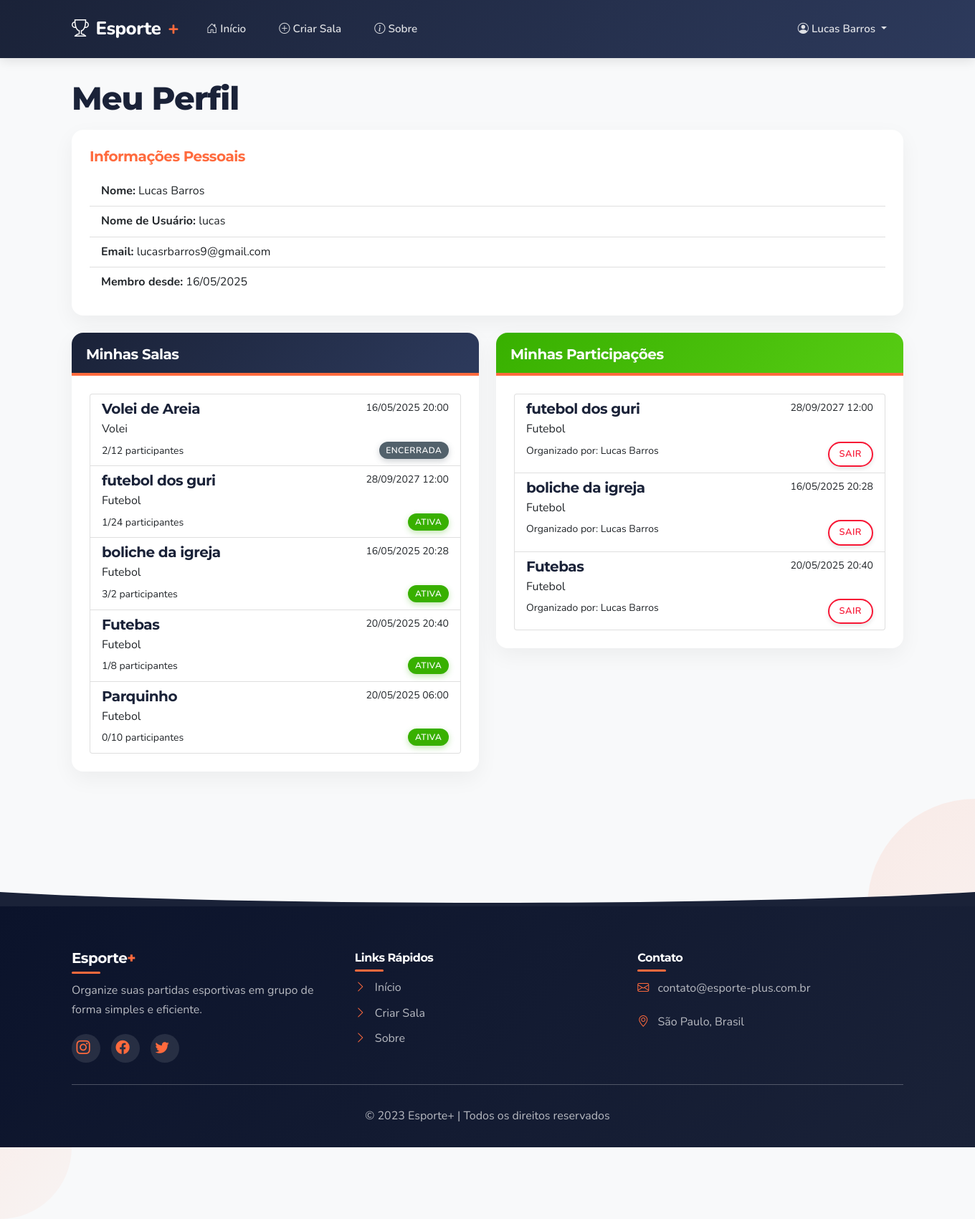
/auth/perfil (signed in), run on the app's committed database.
### app/models/models.py (models this page shows, shortened)
class User(db.Model, UserMixin):
    __tablename__ = 'users'
    id = db.Column(db.Integer, primary_key=True)
    username = db.Column(db.String(50), unique=True, nullable=False)
    email = db.Column(db.String(100), unique=True, nullable=False)
    password_hash = db.Column(db.String(200), nullable=False)
    name = db.Column(db.String(100), nullable=False)
    created_at = db.Column(db.DateTime, default=datetime.utcnow)
    is_active = db.Column(db.Boolean, default=True)
    rooms_created = db.relationship('Room', backref='creator', lazy=True, foreign_keys='Room.creator_id')
    participations = db.relationship('Participant', backref='user', lazy=True)

class Room(db.Model):
    __tablename__ = 'rooms'
    id = db.Column(db.Integer, primary_key=True)
    name = db.Column(db.String(100), nullable=False)
    sport = db.Column(db.String(50), nullable=False)
    date = db.Column(db.DateTime, nullable=False)
    max_participants = db.Column(db.Integer, nullable=False)
    description = db.Column(db.Text, nullable=True)
    link_code = db.Column(db.String(10), unique=True, nullable=False)
    created_at = db.Column(db.DateTime, default=datetime.utcnow)
    is_active = db.Column(db.Boolean, default=True)
    creator_id = db.Column(db.Integer, db.ForeignKey('users.id'), nullable=False)
    is_private = db.Column(db.Boolean, default=False)
    location = db.Column(db.String(200), nullable=True)
    city = db.Column(db.String(100), nullable=False)
    valor = db.Column(db.Float, nullable=False, default=0.0)  # Valor por participante
    court_id = db.Column(db.Integer, db.ForeignKey('courts.id'), nullable=True)
    duration_hours = db.Column(db.Float, nullable=False, default=1.0)  # Duração em horas
    end_time = db.Column(db.DateTime, nullable=True)  # Horário de término calculado
    participants = db.relationship('Participant', backref='room', lazy=True)
    def get_active_participants(self):
        active_participants = [p for p in self.participants if p.is_active]
        active_participants.sort(key=lambda p: p.registered_at)
        print(f"Sala {self.name} (ID: {self.id}) - Participantes ativos: {len(active_participants)}")
        for i, p in enumerate(active_participants):
            status = "Confirmado" if i < self.max_participants else "Lista de espera"
            print(f"  {i+1}. {p.user.name} - Registrado em: {p.registered_at} - Status: {status}")
        return active_participants

class Participant(db.Model):
    __tablename__ = 'participants'
    id = db.Column(db.Integer, primary_key=True)
    user_id = db.Column(db.Integer, db.ForeignKey('users.id'), nullable=False)
    room_id = db.Column(db.Integer, db.ForeignKey('rooms.id'), nullable=False)
    registered_at = db.Column(db.DateTime, default=datetime.utcnow)
    is_active = db.Column(db.Boolean, default=True)
    checked_in = db.Column(db.Boolean, default=False)
    pagamento_status = db.Column(db.String(20), default='pendente')  # pendente, pago, cancelado
    pagamento_data = db.Column(db.DateTime, nullable=True)
    pagamento_metodo = db.Column(db.String(50), nullable=True)
    observacoes = db.Column(db.Text, nullable=True)

### app/controllers/auth_routes.py (the view)
@auth_bp.route('/perfil')
@login_required
def profile():
    rooms_created = current_user.rooms_created
    participations = db.session.query(Participant, Room).join(Room).filter(
        Participant.user_id == current_user.id,
        Participant.is_active == True
    ).all()
    return render_template('auth/profile.html',
                          rooms_created=rooms_created,
                          participations=participations)

### app/__init__.py (called while the page is built)
def create_app():
    app = Flask(__name__)
    app.config['SECRET_KEY'] = os.environ.get('SECRET_KEY', 'chave_secreta_padrao')
    app.config['SQLALCHEMY_DATABASE_URI'] = 'sqlite:///esportes.db'
    app.config['SQLALCHEMY_TRACK_MODIFICATIONS'] = False
    db.init_app(app)
    login_manager.init_app(app)
    from app.controllers.main_routes import main_bp
    from app.controllers.room_routes import room_bp
    from app.controllers.auth_routes import auth_bp
    from app.controllers.admin_controller import admin_bp
    app.register_blueprint(main_bp)
    app.register_blueprint(room_bp)
    app.register_blueprint(auth_bp)
    app.register_blueprint(admin_bp)
    from app.models.models import User
    @login_manager.user_loader
    def load_user(user_id):
        return User.query.get(int(user_id))
    with app.app_context():
        db.create_all()
    return app

### app/templates/auth/profile.html (shortened to what this page needs)
{% extends 'layout.html' %}
{% block content %}
<div class="row">
    <div class="col-md-12">
        <h1>Meu Perfil</h1>
        <div class="card mb-4">
            <div class="card-body">
                <h5 class="card-title">Informações Pessoais</h5>
                <ul class="list-group list-group-flush">
                    <li class="list-group-item"><strong>Nome:</strong> {{ current_user.name }}</li>
                    <li class="list-group-item"><strong>Nome de Usuário:</strong> {{ current_user.username }}</li>
                    <li class="list-group-item"><strong>Email:</strong> {{ current_user.email }}</li>
                    <li class="list-group-item"><strong>Membro desde:</strong> {{ current_user.created_at.strftime('%d/%m/%Y') }}</li>
                </ul>
            </div>
        </div>
    </div>
</div>
<div class="row">
    <div class="col-md-6">
        <div class="card">
            <div class="card-header bg-primary text-white">
                <h5 class="mb-0">Minhas Salas</h5>
            </div>
            <div class="card-body">
                {% if rooms_created %}
                    <div class="list-group">
                        {% for room in rooms_created %}
                            <a href="{{ url_for('room.view_room', link_code=room.link_code) }}" class="list-group-item list-group-item-action">
                                <div class="d-flex w-100 justify-content-between">
                                    <h5 class="mb-1">{{ room.name }}</h5>
                                    <small>{{ room.date.strftime('%d/%m/%Y %H:%M') }}</small>
                                </div>
                                <p class="mb-1">{{ room.sport }}</p>
                                <small>{{ room.get_active_participants()|length }}/{{ room.max_participants }} participantes</small>
                                {% if room.is_active %}
                                    <span class="badge bg-success float-end">Ativa</span>
                                {% else %}
                                    <span class="badge bg-secondary float-end">Encerrada</span>
                                {% endif %}
                            </a>
                        {% endfor %}
                    </div>
                {% else %}
                    <p class="text-muted">Você ainda não criou nenhuma sala.</p>
                    <a href="{{ url_for('room.create_room') }}" class="btn btn-primary">Criar Sala</a>
                {% endif %}
            </div>
        </div>
    </div>
    <div class="col-md-6">
        <div class="card">
            <div class="card-header bg-success text-white">
                <h5 class="mb-0">Minhas Participações</h5>
            </div>
            <div class="card-body">
                {% if participations %}
                    <div class="list-group">
                        {% for participant, room in participations %}
                            <a href="{{ url_for('room.view_room', link_code=room.link_code) }}" class="list-group-item list-group-item-action">
                                <div class="d-flex w-100 justify-content-between">
                                    <h5 class="mb-1">{{ room.name }}</h5>
                                    <small>{{ room.date.strftime('%d/%m/%Y %H:%M') }}</small>
                                </div>
                                <p class="mb-1">{{ room.sport }}</p>
                                <small>Organizado por: {{ room.creator.name }}</small>
                                <button class="btn btn-sm btn-outline-danger float-end"
                                        onclick="if(confirm('Tem certeza que deseja sair desta sala?')) window.location.href='{{ url_for('room.leave_room', link_code=room.link_code) }}'">
                                    Sair
                                </button>
                            </a>
                        {% endfor %}
                    </div>
                {% else %}
                    <p class="text-muted">Você ainda não está participando de nenhuma sala.</p>
                    <a href="{{ url_for('main.index') }}" class="btn btn-success">Encontrar Salas</a>
                {% endif %}
            </div>
        </div>
    </div>
</div>
{% endblock %}

### app/templates/layout.html (shortened to what this page needs)
<!DOCTYPE html>
<html lang="pt-BR">
<head>
    <link href="https://cdn.jsdelivr.net/npm/bootstrap@5.1.3/dist/css/bootstrap.min.css" rel="stylesheet">
    <link rel="stylesheet" href="https://cdn.jsdelivr.net/npm/bootstrap-icons@1.8.1/font/bootstrap-icons.css">
    <link rel="stylesheet" href="{{ url_for('static', filename='css/style.css') }}">
    <link rel="stylesheet" href="https://unpkg.com/aos@next/dist/aos.css" />
</head>
<body>
    <nav class="navbar navbar-expand-lg navbar-dark sticky-top">
        <div class="container">
            <a class="navbar-brand" href="{{ url_for('main.index') }}">
                <i class="bi bi-trophy"></i>Esporte<span class="text-secondary">+</span>
            </a>
            <div class="collapse navbar-collapse" id="navbarNav">
                <ul class="navbar-nav me-auto">
                    <li class="nav-item">
                        <a class="nav-link {% if request.path == url_for('main.index') %}active{% endif %}" href="{{ url_for('main.index') }}">
                            <i class="bi bi-house-door"></i> Início
                        </a>
                    </li>
                    {% if current_user.is_authenticated %}
                    <li class="nav-item">
                        <a class="nav-link {% if request.path == url_for('room.create_room') %}active{% endif %}" href="{{ url_for('room.create_room') }}">
                            <i class="bi bi-plus-circle"></i> Criar Sala
                        </a>
                    </li>
                    {% endif %}
                    <li class="nav-item">
                        <a class="nav-link {% if request.path == url_for('main.about') %}active{% endif %}" href="{{ url_for('main.about') }}">
                            <i class="bi bi-info-circle"></i> Sobre
                        </a>
                    </li>
                </ul>
                <ul class="navbar-nav">
                    {% if current_user.is_authenticated %}
                        <li class="nav-item dropdown">
                            <a class="nav-link dropdown-toggle" href="#" id="navbarDropdown" role="button" data-bs-toggle="dropdown" aria-expanded="false">
                                <i class="bi bi-person-circle"></i> {{ current_user.name }}
                            </a>
                        </li>
                    {% endif %}
                </ul>
            </div>
        </div>
    </nav>
    <div class="container main-container">
        <div class="fade-in content-visible">
            {% block content %}{% endblock %}
        </div>
    </div>
    <footer class="footer">
        <div class="circle-decoration top-right"></div>
        <div class="circle-decoration bottom-left"></div>
        <div class="container">
            <div class="row">
                <div class="col-md-4">
                    <h5>Esporte<span class="text-secondary">+</span></h5>
                    <p>Organize suas partidas esportivas em grupo de forma simples e eficiente.</p>
                    <div class="social-icons mt-3">
                        <a href="#" class="social-icon"><i class="bi bi-instagram"></i></a>
                        <a href="#" class="social-icon"><i class="bi bi-facebook"></i></a>
                        <a href="#" class="social-icon"><i class="bi bi-twitter"></i></a>
                    </div>
                </div>
                <div class="col-md-4">
                    <h6>Links Rápidos</h6>
                    <ul class="list-unstyled">
                        <li><a href="{{ url_for('main.index') }}"><i class="bi bi-chevron-right"></i> Início</a></li>
                        <li><a href="{{ url_for('room.create_room') }}"><i class="bi bi-chevron-right"></i> Criar Sala</a></li>
                        <li><a href="{{ url_for('main.about') }}"><i class="bi bi-chevron-right"></i> Sobre</a></li>
                    </ul>
                </div>
                <div class="col-md-4">
                    <h6>Contato</h6>
                    <p>
                        <i class="bi bi-envelope"></i> contato@esporte-plus.com.br
                    </p>
                    <p>
                        <i class="bi bi-geo-alt"></i> São Paulo, Brasil
                    </p>
                </div>
            </div>
            <hr>
            <div class="row">
                <div class="col-md-12 text-center">
                    <p class="mb-0">
                        &copy; 2023 Esporte+ | Todos os direitos reservados
                    </p>
                </div>
            </div>
        </div>
    </footer>
</body>
</html>

### data on the page
User: name "Lucas Barros", username "lucas", email "lucasrbarros9@gmail.com", created_at "16/05/2025"
Room: name "Volei de Areia", date "16/05/2025 20:00", sport "Volei", get_active_participants|length "2", max_participants "12", is_active "ENCERRADA"
Room: name "futebol dos guri", date "28/09/2027 12:00", sport "Futebol", get_active_participants|length "1", max_participants "24", is_active "ATIVA"
Room: name "boliche da igreja", date "16/05/2025 20:28", sport "Futebol", get_active_participants|length "3", max_participants "2", is_active "ATIVA"
Room: name "Futebas", date "20/05/2025 20:40", sport "Futebol", get_active_participants|length "1", max_participants "8", is_active "ATIVA"
Room: name "Parquinho", date "20/05/2025 06:00", sport "Futebol", get_active_participants|length "0", max_participants "10", is_active "ATIVA"
Participant: name "futebol dos guri", date "28/09/2027 12:00", sport "Futebol", creator.name "Lucas Barros"
Participant: name "boliche da igreja", date "16/05/2025 20:28", sport "Futebol", creator.name "Lucas Barros"
Participant: name "Futebas", date "20/05/2025 20:40", sport "Futebol", creator.name "Lucas Barros"
